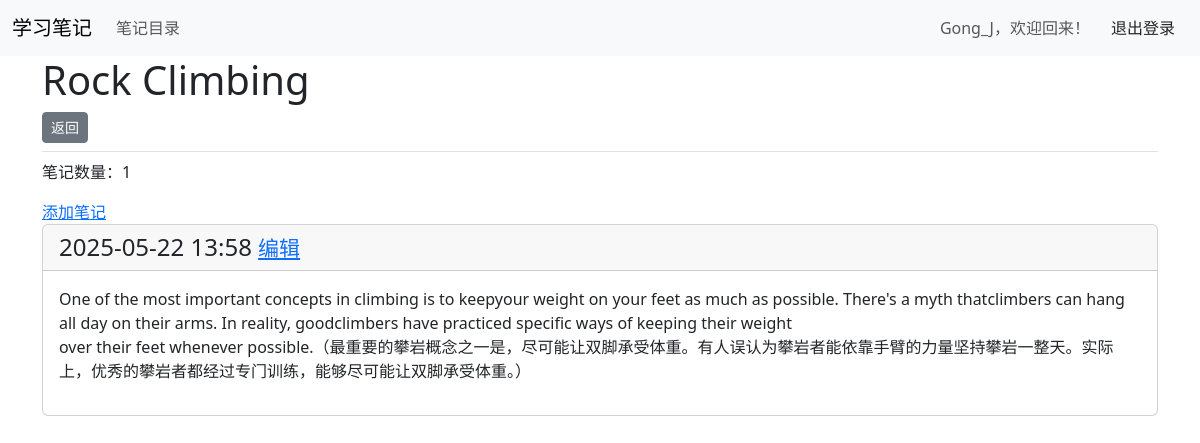
Page /topics/2/ (signed in) on the committed database.
### learning_logs/models.py (models this page shows, shortened)
class Topic(models.Model):
    text = models.CharField(max_length=200)
    date_added = models.DateTimeField(auto_now_add=True)
    owner = models.ForeignKey(User, on_delete=models.CASCADE)

class Entry(models.Model):
    topic = models.ForeignKey(Topic, on_delete=models.CASCADE)
    text = models.TextField()
    date_added = models.DateTimeField(auto_now_add=True)
    class Meta:
        verbose_name_plural = 'entries'

### learning_logs/views.py (the view)
# urls.py: path('topics/<int:topic_id>/', views.topic, name='topic'),
@login_required
def topic(request, topic_id):
    topic = Topic.objects.get(id=topic_id)
    if topic.owner != request.user:
        raise Http404
    entries = topic.entry_set.order_by('-date_added')
    context = {'topic': topic, 'entries': entries}
    return render(request, 'learning_logs/topic.html', context)

### learning_logs/templates/learning_logs/topic.html
{% extends 'learning_logs/base.html' %}
{% block page_header %}
    <h1>{{ topic.text }}</h1>
{% endblock page_header %}
{% block content %}
<p>笔记数量：{{ entries|length }}</p>
<a href="{% url 'learning_logs:new_entry' topic.id %}">添加笔记</a>
    {% for entry in entries %}
    <div class="card mb-3">
        <h4 class="card-header">
            {{ entry.date_added|date:"Y-m-d H:i" }}
            <small><a href="{% url 'learning_logs:edit_entry' entry.id %}">编辑</a></small>
        </h4>
        <div class="card-body">{{ entry.text|linebreaks }}</div>
    </div>
    {%empty%}
        <p>你还没有为这个主题添加笔记哦</p>
    {%endfor%}
{% endblock content %}

### learning_logs/templates/learning_logs/base.html (shortened to what this page needs)
<!doctype html>
<html lang="zh">
<head>
  {% load django_bootstrap5 %}
  {% bootstrap_css %}
</head>
<body>
  <nav class="navbar navbar-expand-md navbar-light bg-light mb-4border">
    <div class="container-fluid">
      <a class="navbar-brand" href="{% url 'learning_logs:index' %}">学习笔记</a>
      <div class="collapse navbar-collapse" id="navbarCollapse">
        <ul class="navbar-nav me-auto mb-2 mb-md-0">
          <li class="nav-item">
            <a class="nav-link" href="{% url 'learning_logs:topics' %}">笔记目录</a>
          </li>
        </ul>
        <ul class="navbar-nav ms-auto mb-2 mb-md-0">
        {% if user.is_authenticated %}
          <li class="nav-item">
            <span class="navbar-text me-2">{{ user.username }}，欢迎回来！</span>
          </li>
        {% endif %}
        </ul>
        {% if user.is_authenticated %}
          <form action="{% url 'accounts:logout' %}" method='post'>
          <button name='submit' class='btn btn-outline-secondarybtn-sm'>
          退出登录</button>
          </form>
        {% endif %}
      </div>
    </div>
  </nav>
  <main class="container">
    <div class="pb-2 mb-2 border-bottom">
      {% block page_header %}{% endblock page_header %}
      <button type="button" class="btn btn-secondary btn-sm" onclick="window.history.back();">返回</button>
    </div>
    <div>
      {% block content %}{% endblock content %}
    </div>
  </main>
</body>
</html>

### rows in the picture
Topic: text "Rock Climbing"
Entry: date_added "2025-05-22 13:58", text "One of the most important concepts in climbing is to keepyour weight on your feet as much as possible. There's a myth thatclimbers can hang all day on their arms. In reality, goodclimbers have practiced specific ways of keeping their weight over their feet whenever possible.（最重要的攀岩概念之一是，尽可能让双脚承受体重。有人误认为攀岩者能依靠手臂的力量坚持攀岩一整天。实际上，优秀的攀岩者都经过专门训练，能够尽可能让双脚承受体重。）"

### other values in the picture
{{ user.username }} "Gong_J"
{{ entries|length }} "1"
